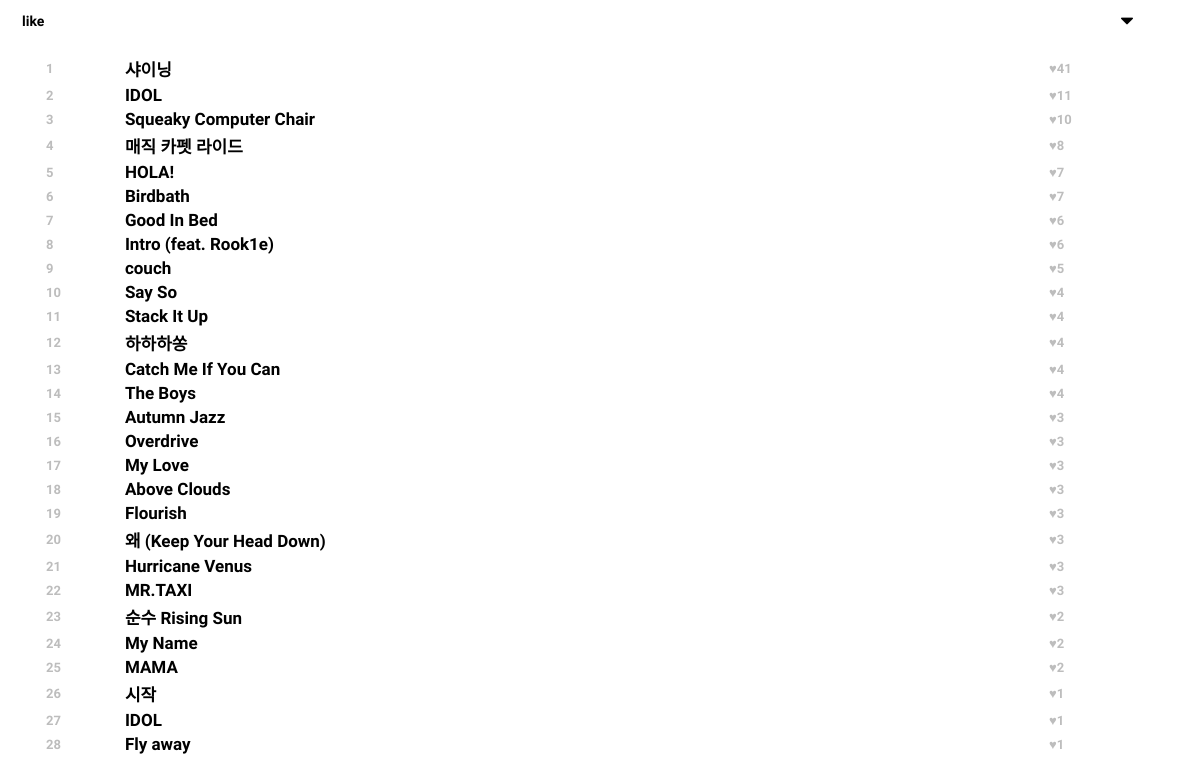
Screenshot of /music/music_rank/f_like/ with the database file from the repository.
### music/models.py (models this page shows, shortened)
class Music(models.Model):
    m_like = models.IntegerField(default=0)
    m_title = models.CharField(max_length=100)
    m_videoCd = models.CharField(max_length=100, null=True)
    artist_fk = models.ForeignKey(Artist, on_delete=models.CASCADE)

### music/views.py (the view)
# urls.py: path('music_rank/f_like/', views.m_music_rank_like, name='music_rank_like'),
def m_music_rank_like(request):
    info_music = models.Music.objects.all().exclude(m_like=0).order_by('-m_like')
    return render(request, 'music_rank.html', {'info_music': info_music, 'select': 'f_like'})

### music/models.py (called while the page is built)
    def __str__(self):
        return self.a_name

### templates/music_rank.html (shortened to what this page needs)
<!DOCTYPE html>
<html lang="en">
<head>
    <link rel="stylesheet" href="static/css/style.css">
</head>
<body>
<div>
    <select onchange='f_select(this)' name="f_select" class=""
            style="width: 100%; float: top; background: url(static/down.png) no-repeat 95% 50%; border: none; padding-left: 14px;
                    font-family: 'Gowun Dodum', sans-serif; font-weight: bold; font-size:14px; ">
        <optgroup>
            {% if select == 'f_like' %}
            <option value="f_like" selected="selected">like</option>
            {% endif %}
        </optgroup>
    </select>
</div>
<div id="rank_list" style="padding:15px 30px 0px 35px;">
    <div>
        <table class="table">
            <thead>
            <tr>
                <th scope="col"></th>
                <th scope="col"></th>
                <th scope="col"></th>
            </tr>
            </thead>
            <tbody id="">
            {% for music in info_music %}
            <tr>
                <td class="rank" style="color: #BDBDBD; font-size: 8;">{{ forloop.counter }}</td>
                <td style="font-size: 17px; color: black;"><a onclick="window.open('/music/musicvideo/{{ music.m_videoCd }}/{{ music.m_title }}/{{ music.artist_fk }}/', 'video_popup', 'width=720, height=600, left='+popup_x+', top='+popup_y+'')">{{ music.m_title }}</a></td>
                <td style="color:#BDBDBD; font-size: 8;">♥{{ music.m_like }}</td>
            </tr>
            {% endfor %}
            </tbody>
        </table>
    </div>
</div>
</body>
</html>

### static/css/style.css (style rules this page uses)
#rank_list { font-size: 13px; }
a { text-decoration: none; color: inherit; }
select { width:60px; padding:5px; border:1px solid #999; background:url('static/down.png') no-repeat 95% 50%; border-radius:5px; -webkit-appearance: none; -moz-appearance: none; appearance : none; }

### templates/music_rank.html (style rules this page uses)
#rank_list { overflow:scroll; font-family: 'Gowun Dodum', sans-serif; font-weight: bold; -ms-overflow-style: none; scrollbar-width: none; }
table { width : 100%; }
td, th { text-align : left; vertical-align : middle; }
.rank { font-size: 8; }

### rows the page displays
Music: m_title "샤이닝", m_like "41"
Music: m_title "IDOL", m_like "11"
Music: m_title "Squeaky Computer Chair", m_like "10"
Music: m_title "매직 카펫 라이드", m_like "8"
Music: m_title "HOLA!", m_like "7"
Music: m_title "Birdbath", m_like "7"
Music: m_title "Good In Bed", m_like "6"
Music: m_title "Intro (feat. Rook1e)", m_like "6"
Music: m_title "couch", m_like "5"
Music: m_title "Say So", m_like "4"
Music: m_title "Stack It Up", m_like "4"
Music: m_title "하하하쏭", m_like "4"
Music: m_title "Catch Me If You Can", m_like "4"
Music: m_title "The Boys", m_like "4"
Music: m_title "Autumn Jazz", m_like "3"
Music: m_title "Overdrive", m_like "3"
Music: m_title "My Love", m_like "3"
Music: m_title "Above Clouds", m_like "3"
Music: m_title "Flourish", m_like "3"
Music: m_title "왜 (Keep Your Head Down)", m_like "3"
Music: m_title "Hurricane Venus", m_like "3"
Music: m_title "MR.TAXI", m_like "3"
Music: m_title "순수 Rising Sun", m_like "2"
Music: m_title "My Name", m_like "2"
Music: m_title "MAMA", m_like "2"
Music: m_title "시작", m_like "1"
Music: m_title "IDOL", m_like "1"
Music: m_title "Fly away", m_like "1"
